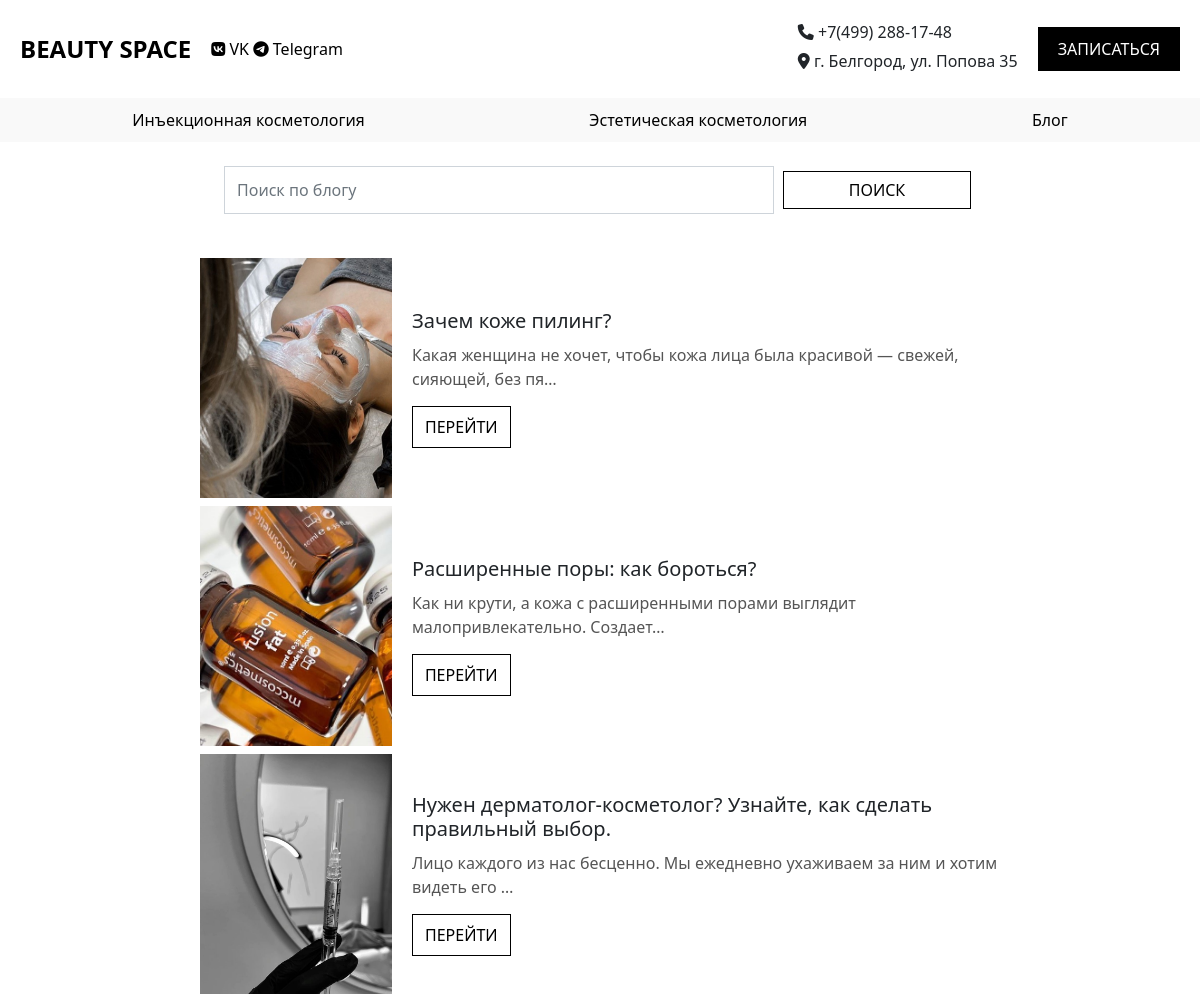
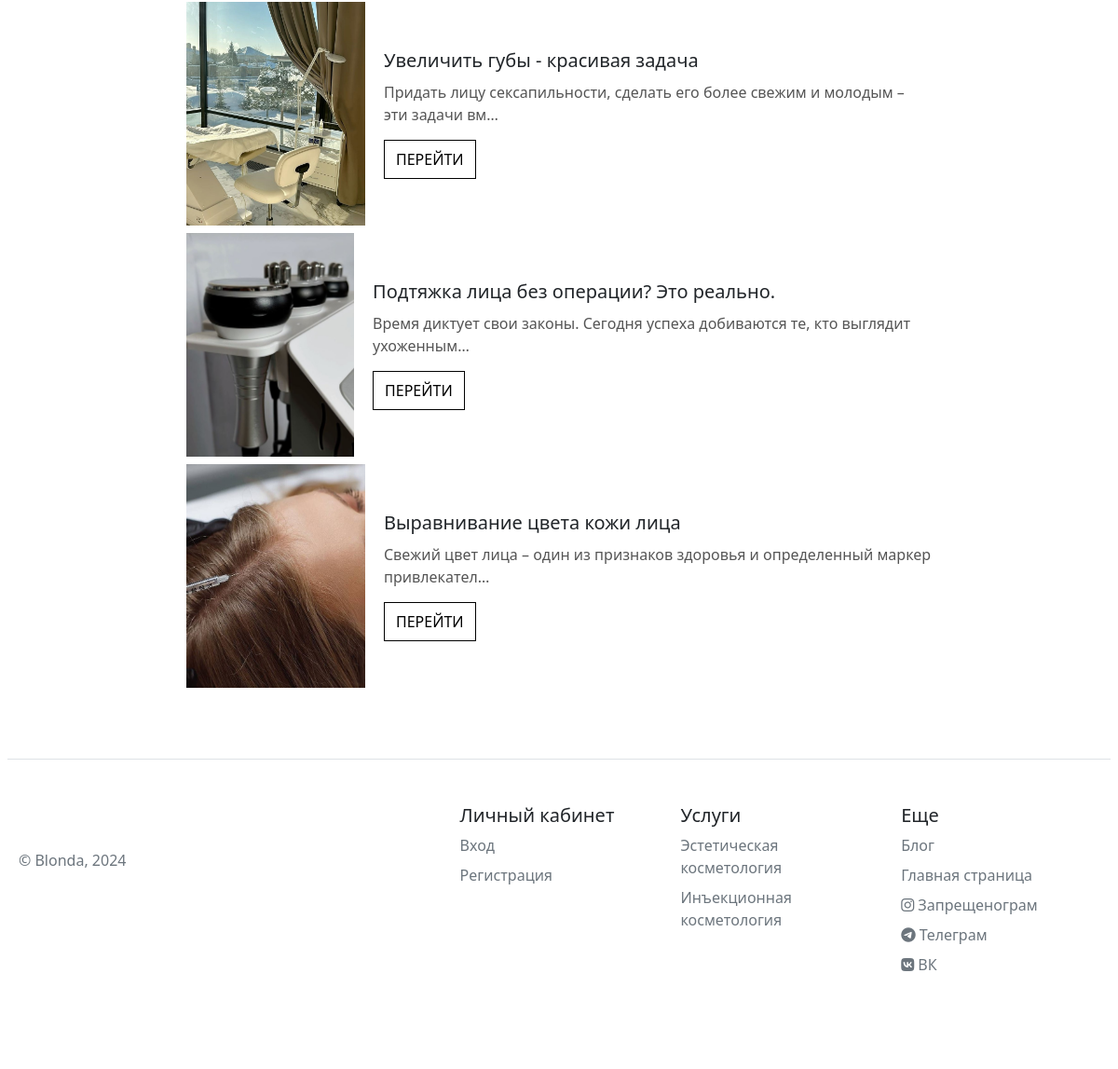
Screenshot of /blog/ with the database file from the repository (2 pictures, top to bottom).
### main/models.py (models this page shows, shortened)
class Blog(models.Model):
    name = models.TextField('Название', blank=True, null=True)
    date = models.DateField('Дата публикации', blank=True, null=True)
    notes = models.TextField('Текст статьи', blank=True, null=True)
    image = models.ImageField('Изображение', upload_to='blog_images/', blank=True, null=True)
    author = models.TextField('Автор', blank=True, null=True)
    class Meta:
        verbose_name = 'Запись в блоге'
        verbose_name_plural = 'Записи в блоге'

### main/views.py (the view)
# urls.py: path('blog/', views.blog, name='blog'),
def blog(request):
    blogs = Blog.objects.all()
    return render(request, 'main/blog.html', {'blogs': blogs})

### main/templates/main/blog.html (shortened to what this page needs)
{% extends 'main/layout.html' %}
{% load static %}
{% block content %}
<div class="input-group">
    <input type="search" id="searchInput" class="form-control rounded col-12 col-sm-8 col-md-8 col-lg-9" placeholder="Поиск по блогу" aria-label="Search" aria-describedby="search-addon" />
    <button type="button" id="searchButton" class="btn btn-outline-primary col-12 col-sm-4 col-md-4 col-lg-3" data-mdb-ripple-init>Поиск</button>
</div>
<div class="blog-container">
    {% for blog in blogs %}
    <div class="col-12 col-sm-12 col-md-12 col-lg-12 blog-item-wrapper">
        <div class="blog-item d-flex">
            {% if blog.image %}
            <img src="{{ blog.image.url }}" alt="{{ blog.name }}" >
            {% endif %}
            <div class="blog-info">
                <h3>{{ blog.name }}</h3>
                <p>{{ blog.notes|truncatechars:80 }}</p>
                <a href="{% url 'blog_detail' blog.id %}" class="btn-outline-primary">Перейти</a>
            </div>
        </div>
    </div>
    {% endfor %}
</div>
{% endblock %}

### main/templates/main/layout.html (shortened to what this page needs)
{% load static %}
<!doctype html>
<html lang="ru">
<head>
    <link rel="stylesheet" href="{% static 'main/stylesheet/style.css' %}">
    <link href="https://cdn.jsdelivr.net/npm/bootstrap@5.0.2/dist/css/bootstrap.min.css" rel="stylesheet">
</head>
<body>
    <header>
        <div class="header-left">
            <div class="logo"><a href="{% url 'home' %}">BEAUTY SPACE</a></div>
            <div class="social-icons">
                <a href="#"><i class="fa-brands fa-vk"></i> VK</a>
                <a href="#"><i class="fa-brands fa-telegram"></i> Telegram</a>
            </div>
        </div>
        <div class="header-right">
            <div class="contact-info">
                <span class="phone"><i class="fa-solid fa-phone"></i> +7(499) 288-17-48</span>
                <span class="phone"><i class="fa-solid fa-location-dot"></i> г. Белгород, ул. Попова 35</span>
            </div>
            <div class="buttons">
                <button class="book-button"><a href="{% url 'login' %}">ЗАПИСАТЬСЯ</a></button>
            </div>
        </div>
    </header>
    <nav>
        <ul>
            <li><a href="{% url 'inject' %}">Инъекционная косметология</a></li>
            <li><a href="{% url 'estet' %}">Эстетическая косметология</a></li>
            <li><a href="{% url 'blog' %}">Блог</a></li>
        </ul>
    </nav>
    <main>
        {% block content %}
        {% endblock %}
    </main>
<div class="footer-container">
  <footer class="row row-cols-1 row-cols-sm-2 row-cols-md-5 py-5 my-5 border-top">
    <div class="col mb-3">
      <a href="/" class="d-flex align-items-center mb-3 link-dark text-decoration-none">
        <svg class="bi me-2" width="40" height="32"><use xlink:href="#bootstrap"/></svg>
      </a>
      <p class="text-muted">&copy; Blonda, 2024</p>
    </div>
    <div class="col mb-3">
    </div>
    <div class="col mb-3">
      <h5>Личный кабинет</h5>
      <ul class="nav flex-column">
        <li class="nav-item mb-2"><a href="{% url 'login' %}" class="nav-link p-0 text-muted">Вход</a></li>
        <li class="nav-item mb-2"><a href="{% url 'signup' %}" class="nav-link p-0 text-muted">Регистрация</a></li>
      </ul>
    </div>
    <div class="col mb-3">
      <h5>Услуги</h5>
      <ul class="nav flex-column">
        <li class="nav-item mb-2"><a href="{% url 'estet' %}" class="nav-link p-0 text-muted">Эстетическая косметология</a></li>
        <li class="nav-item mb-2"><a href="{% url 'inject' %}" class="nav-link p-0 text-muted">Инъекционная косметология</a></li>
      </ul>
    </div>
    <div class="col mb-3">
      <h5>Еще</h5>
      <ul class="nav flex-column">
          <li class="nav-item mb-2"><a href="{% url 'blog' %}" class="nav-link p-0 text-muted">Блог</a></li>
          <li class="nav-item mb-2"><a href="{% url 'home' %}" class="nav-link p-0 text-muted">Главная страница</a></li>
          <li class="nav-item mb-2"><a href="http://www.instagram.com" class="nav-link p-0 text-muted"><i class="fa-brands fa-instagram"></i> Запрещенограм</a></li>
          <li class="nav-item mb-2"><a href="http://www.telegram.com" class="nav-link p-0 text-muted"><i class="fa-brands fa-telegram"></i> Телеграм</a></li>
          <li class="nav-item mb-2"><a href="http://www.vk.com" class="nav-link p-0 text-muted"><i class="fa-brands fa-vk"></i> ВК</a></li>
      </ul>
    </div>
  </footer>
</div>
</body>
</html>

### main/static/main/stylesheet/style.css (style rules this page uses)
header { width: 100%; display: flex; justify-content: space-between; align-items: center; padding: 20px; background-color: #fff; box-shadow: 2px rgba(0, 0, 0, 0.1); }
header .header-left { display: flex; align-items: center; }
header .header-left .social-icons a { color: #000; text-decoration: none; }
header .logo { font-size: 24px; font-weight: bold; margin-right: 20px; }
header .logo a { text-decoration: none; color: #000; }
header .header-right { display: flex; align-items: center; }
header .contact-info { display: flex; flex-direction: column; margin-right: 20px; }
header .contact-info span { margin-bottom: 5px; }
header .buttons { display: flex; align-items: center; }
header .buttons a { text-decoration: none; color: #fff; }
header .book-button { background-color: black; color: white; padding: 10px 20px; border: none; cursor: pointer; }
nav { width: 100%; background-color: #f9f9f9; padding: 10px 20px; }
nav ul { list-style-type: none; display: flex; justify-content: space-around; padding: 0; margin: 0; }
nav ul li a { text-decoration: none; color: black; }
body { display: flex; flex-direction: column; align-items: center; justify-content: center; }
main { text-align: center; max-width: 1200px; }
.footer-container { width: 100%; padding: 20px; }
.input-group { padding: 24px; gap: 10px; border-radius: 0px; }
.input-group .form-control, .input-group .btn { border-radius: 0 !important; }
.btn { padding: 20px 20px; margin: 5px; border: none !important; border-radius: 0px !important; cursor: pointer; width: 100%; }
.input-group { margin-bottom: 20px; display: flex; justify-content: center; }
.blog-container { margin-top: 20px; max-width: 800px; }
.blog-item { display: flex; align-items: center; transition: transform 0.3s; max-width: 800px; margin-bottom: 8px; }
.blog-info { display: flex; flex-direction: column; justify-content: center; padding-left: 20px; text-align: left; }
.blog-info h3 { margin: 0 0 10px 0; font-size: 1.25rem; }
.blog-info p { margin: 0 0 15px 0; font-size: 1rem; color: #555; }
.blog-item img { height: 15rem; width: 12rem; }
.btn-outline-primary { align-self: start; font-size: 1rem; padding: 8px 12px; border: 1px solid #000 !important; color: #000 !important; text-transform: uppercase; transition: background-color 0.2s, color 0.2s; text-decoration: none; }

### rows the page displays
Blog: image (picture), name "Зачем коже пилинг?", notes "Какая женщина не хочет, чтобы кожа лица была красивой — свежей, сияющей, без пя…"
Blog: image (picture), name "Расширенные поры: как бороться?", notes "Как ни крути, а кожа с расширенными порами выглядит малопривлекательно. Создает…"
Blog: image (picture), name "Нужен дерматолог-косметолог? Узнайте, как сделать правильный выбор.", notes "Лицо каждого из нас бесценно. Мы ежедневно ухаживаем за ним и хотим видеть его …"
Blog: image (picture), name "Увеличить губы - красивая задача", notes "Придать лицу сексапильности, сделать его более свежим и молодым – эти задачи вм…"
Blog: image (picture), name "Подтяжка лица без операции? Это реально.", notes "Время диктует свои законы. Сегодня успеха добиваются те, кто выглядит ухоженным…"
Blog: image (picture), name "Выравнивание цвета кожи лица", notes "Свежий цвет лица – один из признаков здоровья и определенный маркер привлекател…"
